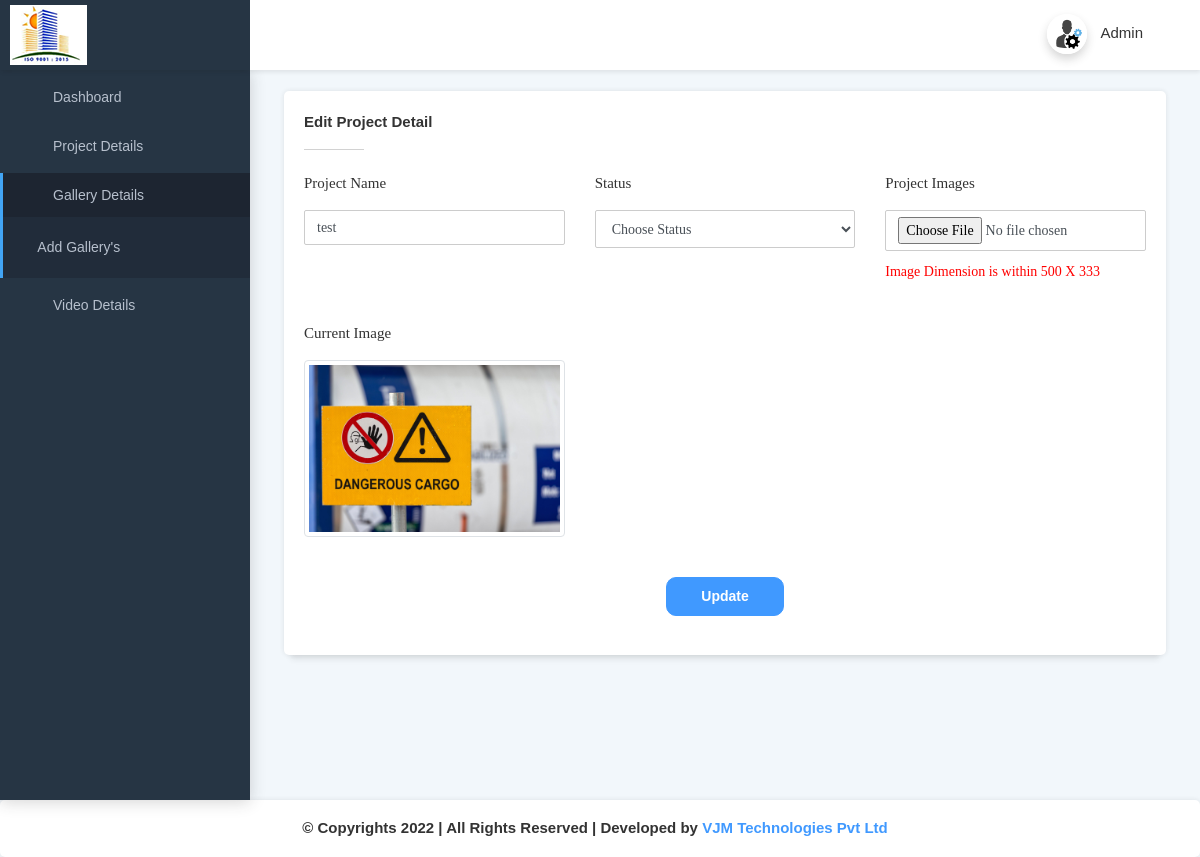
The app's page /admin/edit-project.php?id=12 (signed in) with its own data.
### tables this page shows
CREATE TABLE `projects` (
  `id` int(11) NOT NULL,
  `images` text NOT NULL,
  `project_name` text NOT NULL,
  `status` varchar(100) NOT NULL
);

### admin/edit-project.php (the view, shortened to what this page needs)
<?php $page = "add-gallery";
include("connection.php");
$id     = $_GET['id'];
$sql    = "SELECT * FROM projects WHERE id  = '$id'";
$result = mysqli_query($conn, $sql);
$row    = mysqli_fetch_array($result);
?>
    <div class="card">
        <div class="card-header">
            <h5>Edit Project Detail</h5> </div>
        <div class="card-block">
            <form method="post" action="" enctype="multipart/form-data">
                <div class="row">
                <div class="col-sm-12 col-xl-4 m-b-30">
                    <p class="fee-bold">Project Name</p>
                    <input type="text" class="form-control fill" value="<?php echo $row['project_name'];?>"  name="project_name" required>
                </div>
                    <div class="col-sm-12 col-xl-4 m-b-30">
                        <p class="fee-bold">Status</p>
                        <select required class="form-control required fill" name="status">
                            <option value="">Choose Status</option>
                        </select>
                    </div>
                    <div class="col-sm-12 col-xl-4 m-b-30">
                        <p class="fee-bold">Project Images</p>
                        <input type="file" class="form-control img-responsive" name="images" accept="image/*">
                        <p class="dimension-image" id="myDIV">Image Dimension is within 500 X 333</p>
                    </div>
                    <div class="col-sm-12 col-xl-4 m-b-30">
                        <p class="fee-bold">Current Image</p> <img src="images/project/<?php echo $row['images']; ?>" alt="" class="img-thumbnail">
                        <input type="hidden" value="<?php echo $row['images'];?>" name="images"> </div>
                </div>
                <div class="form-group text-center center-block">
                    <button class="btn btn-new waves-effect waves-light" name="update" type="submit">Update</button>
                </div>
            </form>
        </div>
    </div>
    <?php
include("footer.php");
?>

### admin/css/style-new.css (style rules this page uses)
.dimension-image { font-size: 14px; line-height: 3 !important; color: #ff0000; margin: 0; font-family: 'Bree Serif', serif; }
.fee-bold { font-weight: normal; font-family: 'Bree Serif', serif; font-size: 15px; -webkit-font-smoothing: antialiased !important; }

### records on screen
projects: project_name "test", images (picture)
